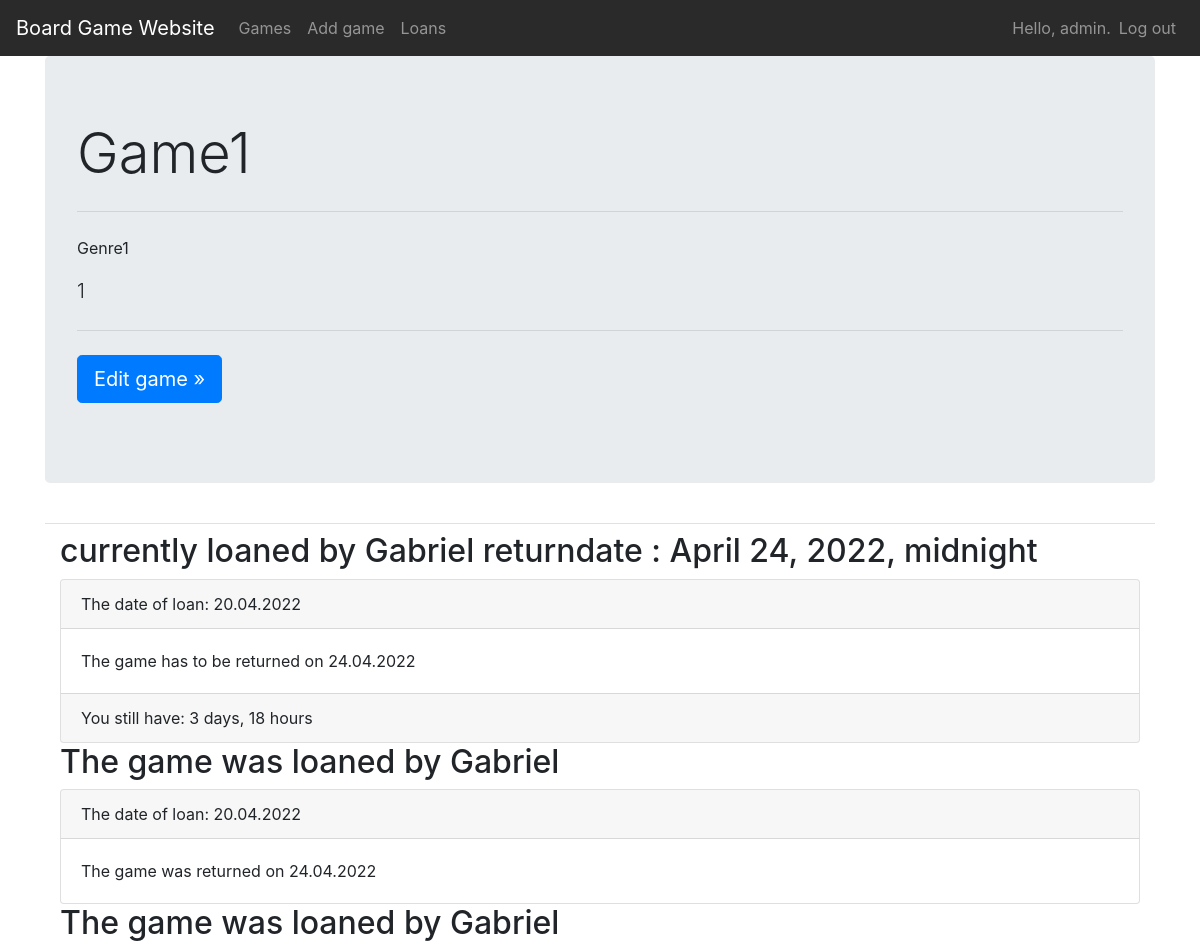
Before: /games/7/ (signed in, upper part) with the older database file.
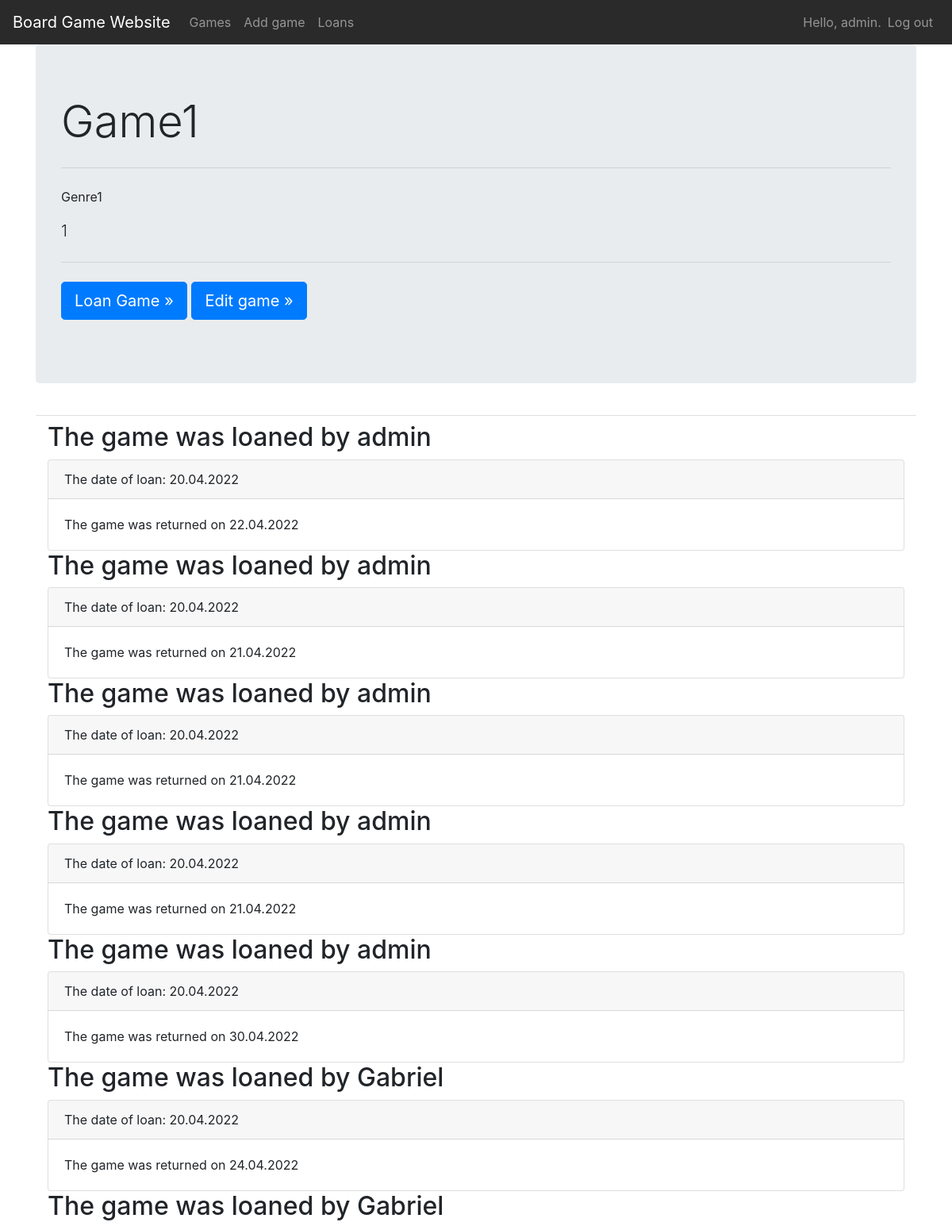
After: the same page with the newer database file.
### board_games/models.py (models this page shows)
class GameLoan(models.Model):
    game = models.ForeignKey(BoardGame, on_delete=models.CASCADE)
    owner = models.ForeignKey(User, on_delete=models.CASCADE)
    date_loaned = models.DateTimeField(auto_now_add=True)
    return_date = models.DateTimeField()
    returned = models.BooleanField(default=False)

### board_games/views.py (the view)
# urls.py: path("games/<int:game_id>/", views.game_info, name="game_info"),
@login_required
def game_info(request, game_id):
    game = BoardGame.objects.get(id=game_id)
    loans = GameLoan.objects.filter(game=game).order_by("-id")
    context = {"game": game, "loans": loans}
    return render(request, "board_games/game_info.html", context)

### board_games/templates/board_games/game_info.html
{% extends 'board_games/base.html' %}
{% block page_header %}
<div class="jumbotron">
    <h1 class="display-4">{{game.game}}</h1>
    <hr class="my-4">
    <p>{{game.genre}}</p>
    <p class="lead">{{game.description}}</p>
    <hr class="my-4">
    <p class="lead">
        {% if not game.loaned %}
        <a class="btn btn-lg btn-primary" href="{% url 'board_games:add_loan' game.id %}">Loan Game &raquo;</a>
        {% elif game.loaned and loans.first.owner == user %}
        <a class="btn btn-lg btn-primary" href={% url 'board_games:return_game' loans.first.id %}>Return Game
            &raquo;</a>
        {% endif %}
        {% if game.owner == user %}
        <a class="btn btn-lg btn-primary" href="{% url 'board_games:edit_game' game.id %}">Edit game &raquo;</a>
        {% else %}
        <p>Game owner: {{ game.owner }}</p>
        {% endif %}
    </p>
</div>
{% endblock page_header %}
{% block content %}
{% if game.loaned %}
<div class="container">
    <h2> currently loaned by {{ loans.first.owner }} returndate : {{ loans.first.return_date }} </h2>
    <div class="card">
        <div class="card-header">The date of loan: {{ loans.first.date_loaned|date:'d.m.Y' }}</div>
        <div class="card-body">The game has to be returned on {{ loans.first.return_date|date:'d.m.Y' }}</div>
        <div class="card-footer">You still have: {{ loans.first.return_date|timeuntil:loans.first.date_loaned }}</div>
    </div>
</div>
{% endif %}
<div class="container">
    {% for loan in loans %}
    <h2>The game was loaned by {{ loan.owner }}</h2>
    <div class="card">
        <div class="card-header">The date of loan: {{ loan.date_loaned|date:'d.m.Y' }}</div>
        <div class="card-body">The game was returned on {{ loan.return_date|date:'d.m.Y' }}</div>
    </div>
    {% endfor %}
</div>
{% endblock content %}

Changed rows visible on the page:
changed BoardGame "Game1": loaned True → False (drawn)
added GameLoan: owner "admin", date_loaned "20.04.2022", return_date "22.04.2022"
added GameLoan: owner "admin", date_loaned "20.04.2022", return_date "21.04.2022"
added GameLoan: owner "admin", date_loaned "20.04.2022", return_date "21.04.2022"
added GameLoan: owner "admin", date_loaned "20.04.2022", return_date "21.04.2022"
added GameLoan: owner "admin", date_loaned "20.04.2022", return_date "30.04.2022"
shown differently, row unchanged: GameLoan (number 6 of 7 on the later page): first.owner "Gabriel" → (not shown); first.return_date "April 24, 2022, midnight" → (not shown); first.date_loaned "20.04.2022" → (not shown); first.return_date "24.04.2022" → (not shown); first.return_date "3 days, 18 hours" → (not shown)
Other visible differences:
text no longer shown: "currently loaned by returndate : The date of loan: The game has to be returned on You still have:"
text now shown: "Loan Game »"
